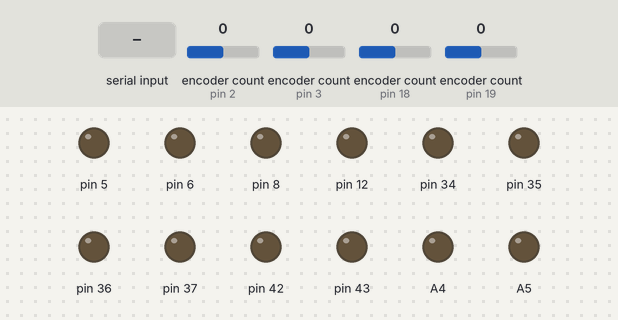
The sketch below on a simulated Arduino Mega 2560, built with avr-gcc and run on an emulated ATmega2560. On the bench: output pins drawn as LEDs (lit = HIGH). Inputs (shaded band) come from the test bench; at power-on: encoder count (sensors on pin 2, pin 3, pin 18, pin 19) 0. What the sketch prints to the serial monitor is not drawn.

Above: at 1.2 s.
1.3 s: "COM12\n" received over Serial
At 2.2 s:
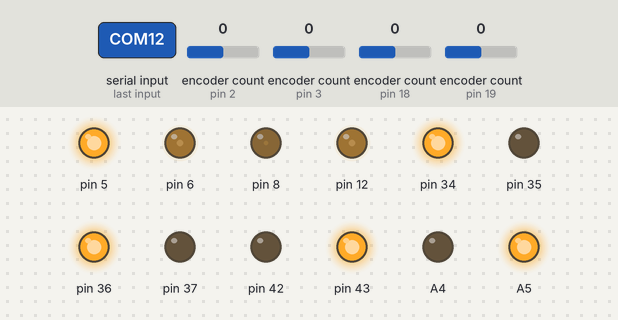
2.8 s: "1" received over Serial
At 3.7 s:
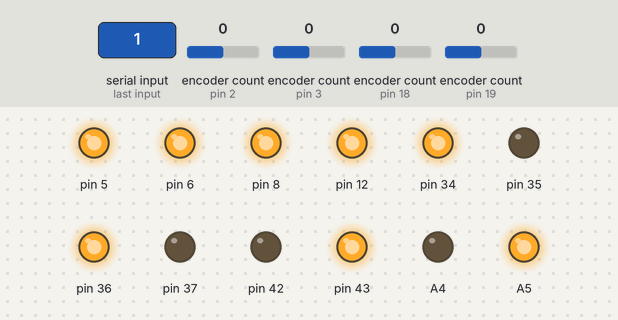
Timing chart, 0 to 5.8 s (numbered marks = the images above; inputs shaded):
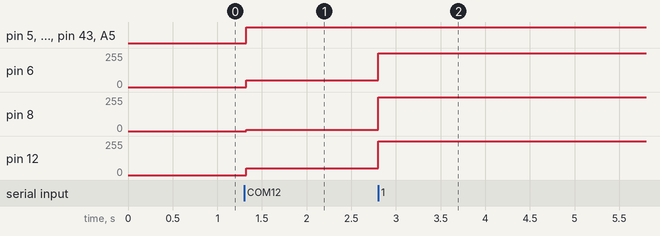

The sketch:

robot_control_4.ino
```cpp
#include<Encoder.h>
/*
 install "Encoder" by Paul Stoffregen v1.4.1
 */
/*
This code can receive hex string for motor control from PC through Serial.
You can send hex string using python code beloww.

import serial
import threading
import struct
import time

class JDamr(object):
    def __init__(self, com="COM12"):
        self.ser = serial.Serial(com, 115200)
        self._HEAD = 0xf5
        self.CMD_SET_MOTOR = 0x05

        if self.ser.isOpen():
            print("JDamr serial port opened!")
        else:
            print("Can't open JDamr serial port!")

        time.sleep(1)

    def set_motor(self, speed_1, speed_2, speed_3, speed_4):
        try:
            speed_a = bytearray(struct.pack('b', speed_1))
            speed_b = bytearray(struct.pack('b', speed_2))
            speed_c = bytearray(struct.pack('b', speed_3))
            speed_d = bytearray(struct.pack('b', speed_4))
            cmd = [self._HEAD, 0x00, self.CMD_SET_MOTOR,
                    speed_a[0], speed_b[0], speed_c[0], speed_d[0]]
            cmd[1] = len(cmd) - 1
            checksum = 0xff #sum(cmd) & 0xff
            cmd.append(checksum)
            self.ser.write(cmd)
            print("motor:", cmd)
            time.sleep(0.002)
        except:
            pass

if __name__ == '__main__':
    com = 'COM12'
    bot = JDamr(com)
    time.sleep(1)

    while True:
        bot.set_motor(100, 100, 100, 100)
        time.sleep(5)
        bot.set_motor(50,50,50,50)
        time.sleep(5)
*/
class SPDMotor {
  public:
  SPDMotor( int encoderA, int encoderB, bool encoderReversed, int motorPWM, int motorDir1, int motorDir2 );

  /// Set the PWM speed and direction pins.
  /// pwm = 0, stop (no active control)
  /// pwm = 1 to 255, proportion of CCW rotation
  /// pwm = -1 to -255, proportion of CW rotation
  void speed( int pwm );

  /// Activate a SHORT BRAKE mode, which shorts the motor drive EM, clamping motion.
  void hardStop();

  /// Get the current speed.
  int getSpeed();

  /// Get the current rotation position from the encoder.
  long getEncoderPosition();

  private:
    Encoder *_encoder;
    bool _encoderReversed;
    int _motorPWM, _motorDir1, _motorDir2;

    // Current speed setting.
    int _speed;
};

SPDMotor::SPDMotor( int encoderA, int encoderB, bool encoderReversed, int motorPWM, int motorDir1, int motorDir2 ) {
  _encoder = new Encoder(encoderA, encoderB);
  _encoderReversed = encoderReversed;

  _motorPWM = motorPWM;
  pinMode( _motorPWM, OUTPUT );
  _motorDir1 = motorDir1;
  pinMode( _motorDir1, OUTPUT );
  _motorDir2 = motorDir2;
  pinMode( _motorDir2, OUTPUT );
}

/// Set the PWM speed and direction pins.
/// pwm = 0, stop (no active control)
/// pwm = 1 to 255, proportion of CCW rotation
/// pwm = -1 to -255, proportion of CW rotation
void SPDMotor::speed( int speedPWM ) {
  _speed = speedPWM;
  if( speedPWM == 0 ) {
    digitalWrite(_motorDir1,LOW);
    digitalWrite(_motorDir2,LOW);
    analogWrite( _motorPWM, 255);
  } else if( speedPWM > 0 ) {
    digitalWrite(_motorDir1, LOW );
    digitalWrite(_motorDir2, HIGH );
    analogWrite( _motorPWM, speedPWM < 255 ? speedPWM : 255);
  } else if( speedPWM < 0 ) {
    digitalWrite(_motorDir1, HIGH );
    digitalWrite(_motorDir2, LOW );
    analogWrite( _motorPWM, (-speedPWM) < 255 ? (-speedPWM): 255);
  }
}

/// Activate a SHORT BRAKE mode, which shorts the motor drive EM, clamping motion.
void SPDMotor::hardStop() {
    _speed = 0;
    digitalWrite(_motorDir1,HIGH);
    digitalWrite(_motorDir2,HIGH);
    analogWrite( _motorPWM, 0);
}

/// Get the current speed.
int SPDMotor::getSpeed() {
    return _speed;
}

/// Get the current rotation position from the encoder.
long SPDMotor::getEncoderPosition() {
  long position = _encoder->read();
  return _encoderReversed ? -position : position;
}

SPDMotor *motorLF = new SPDMotor(18, 31, true, 12, 35, 34); // <- Encoder reversed to make +position measurement be forward.
SPDMotor *motorRF = new SPDMotor(19, 38, false, 8, 37, 36); // <- NOTE: Motor Dir pins reversed for opposite operation
SPDMotor *motorLR = new SPDMotor( 3, 49, true,  6, 42, 43); // <- Encoder reversed to make +position measurement be forward.
SPDMotor *motorRR = new SPDMotor( 2, A1, false, 5, A4, A5); // <- NOTE: Motor Dir pins reversed for opposite operation


void motor_control(){
  char c = ' ';
  if(Serial.available() > 0){
    // Header byte
    c = Serial.read();
    unsigned int d = c & 0xFF;
    Serial2.print(d);
    Serial2.print(' ');
    // lenght of command packet
    c = Serial.read();
    d = c & 0xFF;
    Serial2.print(d);
    Serial2.print(' ');
    // command byte
    c = Serial.read();
    d = c & 0xFF;
    Serial2.print(d);
    Serial2.print(' ');
    // LF
    c = Serial.read();
    int lf = c & 0xFF;
    Serial2.print(d);
    Serial2.print(' ');
    // LR
    c = Serial.read();
    int lr = c & 0xFF;
    Serial2.print(d);
    Serial2.print(' ');
    // RF
    c = Serial.read();
    int rf = c & 0xFF;
    Serial2.print(d);
    Serial2.print(' ');
    // RR
    c = Serial.read();
    int rr = c & 0xFF;
    Serial2.print(d);
    Serial2.print(' ');
    // checksum
    c = Serial.read();
    d = c & 0xFF;
    Serial2.print(d);
    Serial2.println(' ');

    motorLF->speed(lf);
    motorLR->speed(lr);
    motorRF->speed(rf);
    motorRR->speed(rr);

  }
}


void setup() {
  Serial.begin(115200);
  Serial2.begin(115200);
  Serial2.println("hello...");
}

void loop() {

  motor_control();
  int lf_encoder = 56432; //motorLF->getEncoderPosition();
  int rf_encoder = 2; //motorRF->getEncoderPosition();
  int lr_encoder = 3; //motorLR->getEncoderPosition();
  int rr_encoder = 4; //motorRR->getEncoderPosition();
  Serial2.print( " LF:" );
  Serial2.print( lf_encoder );
  Serial2.print( " RF:" );
  Serial2.print( rf_encoder );
  Serial2.print( " LR:" );
  Serial2.print( lr_encoder );
  Serial2.print( " RR:" );
  Serial2.println( rr_encoder );
  delay(50);

  uint8_t data_buffer[20] = {0};
  uint8_t i, checknum = 0;
  data_buffer[0] = 0xf5;                          // HEADER
  data_buffer[1] = 19;                            // length
  data_buffer[2] = 0x20;                          // command
  data_buffer[3] = (lf_encoder >> 24) & 0xff;             // payload
  data_buffer[4] = (lf_encoder >> 16) & 0xff;
  data_buffer[5] = (lf_encoder >> 8) & 0xff;
  data_buffer[6] = lf_encoder & 0xff;
  data_buffer[7] = rf_encoder & 0xff;
  data_buffer[8] = (rf_encoder >> 8) & 0xff;
  data_buffer[9] = (rf_encoder >> 16) & 0xff;
  data_buffer[10] = (rf_encoder >> 24) & 0xff;
  data_buffer[11] = lr_encoder & 0xff;
  data_buffer[12] = (lr_encoder >> 8) & 0xff;
  data_buffer[13] = (lr_encoder >> 16) & 0xff;
  data_buffer[14] = (lr_encoder >> 24) & 0xff;
  data_buffer[15] = rr_encoder & 0xff;
  data_buffer[16] = (rr_encoder >> 8) & 0xff;
  data_buffer[17] = (rr_encoder >> 16) & 0xff;
  data_buffer[18] = (rr_encoder >> 24) & 0xff;

  for (i = 2; i < 19; i++)
  {
    checknum += data_buffer[i];
  }
  data_buffer[19] = checknum;                     // checksum
  Serial.write(data_buffer, 20);

}
```

Measured:
- after the input at 1.3 s, pin 5, pin 34, pin 36, pin 43, A5: LOW → HIGH at once; pin 6: 0/255 → 50/255 at once; pin 8: 0/255 → 10/255 at once; pin 12: 0/255 → 49/255 at once
- after the input at 2.8 s, pin 6: 50/255 → 255/255 at once; pin 8: 10/255 → 255/255 at once; pin 12: 49/255 → 255/255 at once
